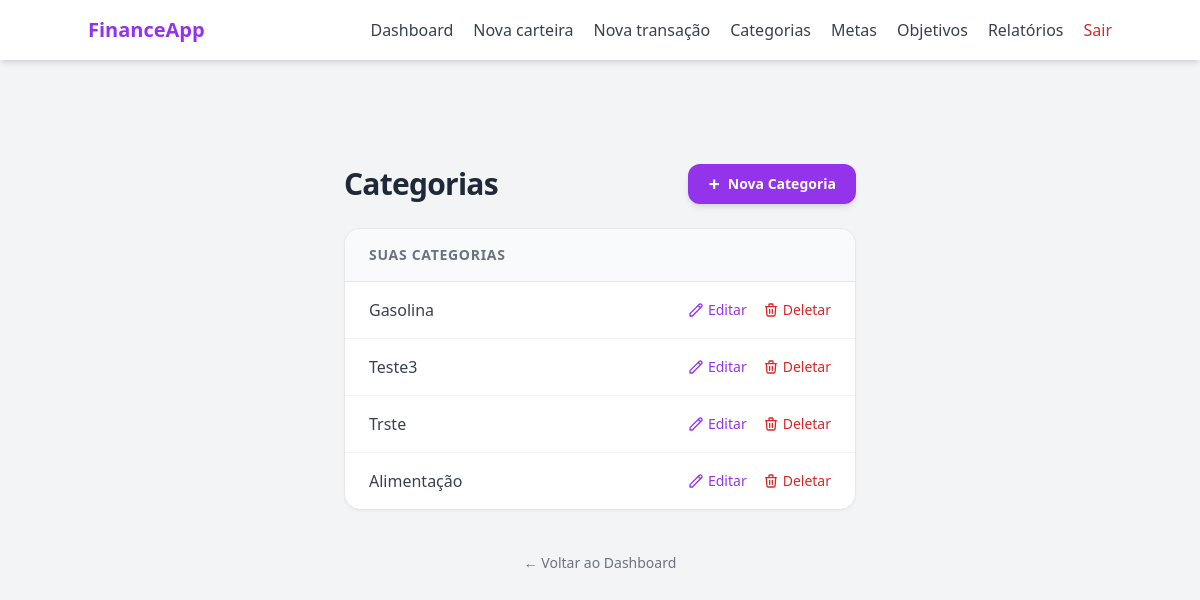
/category/index (signed in), run on the app's committed database.
### models/category.py (models this page shows, shortened)
class Category(db.Model):
    __tablename__ = "categories"
    id = db.Column(db.Integer, primary_key= True)
    name = db.Column(db.String(100), nullable= False)
    type = db.Column(db.String(20), nullable= False)
    __mapper_args__ = {
        "polymorphic_on": type,
        "polymorphic_identity": "category"
    }

class SystemCategory(Category):
    __mapper_args__ = {
        "polymorphic_identity": "system"
    }
    is_default = db.Column(db.Boolean, default= True)

### routes/category_routes.py (the view)
@category_bp.route("/index", methods=["GET"])
@login_required
def category_index_page():
    user_categories = CategoryController.get_user_categories(current_user.id)
    return render_template("category/index.html", categories= user_categories)

### controllers/category_controller.py (called while the page is built)
    @staticmethod
    def get_user_categories(user_id):
        return UserCategory.query.filter_by(user_id= user_id).all()

### templates/category/index.html (shortened to what this page needs)
{% extends "base.html" %}
{% block content %}
<div class="w-full flex flex-col items-center pt-16 pb-24 px-4 relative">
    <div class="w-full max-w-lg space-y-6">
        <div class="flex flex-col sm:flex-row items-center justify-between gap-4 mb-4">
            <h1 class="text-gray-800 text-3xl font-bold tracking-tight">
                Categorias
            </h1>
            <button onclick="openCreateCategoryModal()"
                class="px-5 py-2.5 bg-purple-600 hover:bg-purple-700 text-white text-sm font-semibold rounded-xl shadow-md transition-all flex items-center gap-2 hover:-translate-y-0.5">
                <span class="text-xl leading-none">+</span> Nova Categoria
            </button>
        </div>
        <div class="bg-white rounded-2xl shadow-sm border border-gray-200 overflow-hidden">
            <div class="bg-gray-50 px-6 py-4 border-b border-gray-200">
                <h2 class="text-sm font-semibold text-gray-500 uppercase tracking-wider">Suas Categorias</h2>
            </div>
            <ul class="divide-y divide-gray-100">
                {% if categories %}
                {% for category in categories %}
                    <li class="px-6 py-4 flex items-center justify-between hover:bg-gray-50 transition-colors group">
                        <span class="text-gray-700 font-medium">{{ category.name }}</span>
                        <div class="flex items-center gap-4 text-sm font-medium">
                            <button type="button"
                                onclick="openEditCategoryModal(
                                    '{{ url_for('category_bp.edit_category', category_id=category.id) }}',
                                    '{{ category.name }}'
                                )"
                                class="text-purple-600 hover:underline flex items-center gap-1 transition-colors">
                                <svg class="w-4 h-4" fill="none" stroke="currentColor" viewBox="0 0 24 24"><path stroke-linecap="round" stroke-linejoin="round" stroke-width="2" d="M15.232 5.232l3.536 3.536m-2.036-5.036a2.5 2.5 0 113.536 3.536L6.5 21.036H3v-3.572L16.732 3.732z"></path></svg>
                                Editar
                            </button>
                            <button type="button"
                                onclick="openConfirmModal(
                                    '{{ url_for('category_bp.delete_category', category_id=category.id) }}',
                                    'Excluir {{ category.name }}',
                                    'Atenção: Ao excluir esta categoria, todas as transações vinculadas a ela ficarão sem classificação. Deseja continuar?'
                                )"
                                class="text-red-600 hover:text-red-800 hover:underline transition-colors font-medium text-sm flex items-center gap-1">
                                <svg class="w-4 h-4" fill="none" stroke="currentColor" viewBox="0 0 24 24"><path stroke-linecap="round" stroke-linejoin="round" stroke-width="2" d="M19 7l-.867 12.142A2 2 0 0116.138 21H7.862a2 2 0 01-1.995-1.858L5 7m5 4v6m4-6v6m1-10V4a1 1 0 00-1-1h-4a1 1 0 00-1 1v3M4 7h16"></path></svg>
                                Deletar
                            </button>
                        </div>
                    </li>
                    {% endfor %}
                    {% else %}
                    <li class="px-6 py-4 text-center text-gray-500">
                        Nenhuma categoria criada ainda.
                    </li>
                {% endif %}
            </ul>
        </div>
        <div class="text-center pt-4">
            <a href="{{ url_for('main_bp.dashboard_page') }}" class="text-sm text-gray-500 hover:text-purple-600 transition-colors">
                ← Voltar ao Dashboard
            </a>
        </div>
    </div>
</div>
{% endblock %}

### data on the page
SystemCategory: name "Gasolina"
SystemCategory: name "Teste3"
SystemCategory: name "Trste"
SystemCategory: name "Alimentação"
